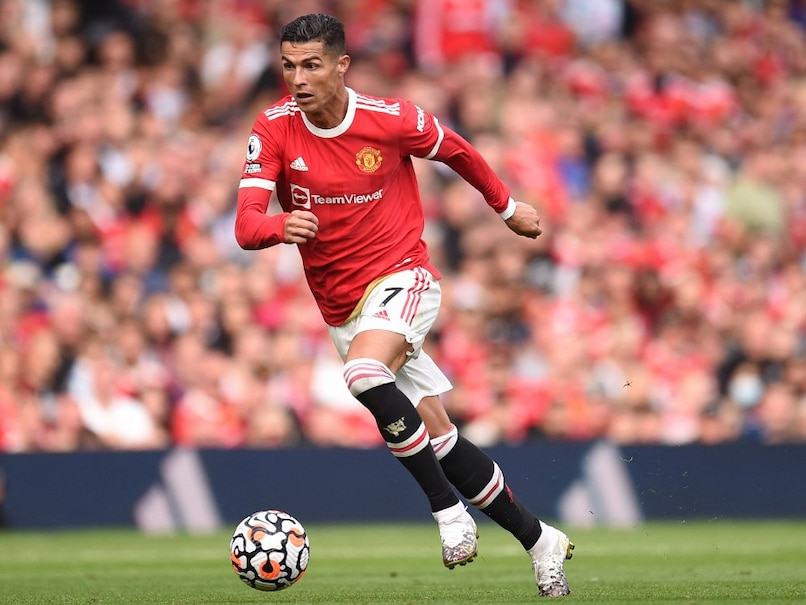
#> input picture ronaldo.jpg, 806 x 605 px
$ jupyter execute '5 Image Rotation.ipynb'
#> lines starting #> are read from the running program, lines starting #| are printed output that depends on the picture
# **Table of contents:**

- Image Translation
- Image Scaling
- Image Shearing
 - Shearing in the x-axis Direction
 - Shearing in the y-axis Direction
- Image Reflection
- **Image Rotation**
- Image Cropping

---

## **Rotation**

Rotation is a mathematical term that describes the motion of a certain space while preserving at least one point. Matching, alignment, and other image-based algorithms use picture rotation as a typical image processing routine.

The transformation matrix of rotation is shown in the below figure, where theta (θ) is the angle of rotation:

---

### Python Code:

[cell 1]
import numpy as np
import cv2
import matplotlib.pyplot as plt

# read the input image
img = cv2.imread("ronaldo.jpg")
#> img is the input picture: shape (605, 806, 3); mean B, G, R 110.1, 119.8, 164.9
# convert from BGR to RGB so we can plot using matplotlib
img = cv2.cvtColor(img, cv2.COLOR_BGR2RGB)
# disable x & y axis
plt.axis('off')
# show the image
plt.imshow(img)
plt.show()
# get the image shape
rows, cols, dim = img.shape
#> rows = 605; cols = 806; dim = 3

#angle from degree to radian
angle = np.radians(20)

#transformation matrix for Rotation
M = np.float32([[np.cos(angle), -(np.sin(angle)), 0],
            	[np.sin(angle), np.cos(angle), 0],
            	[0, 0, 1]])

# apply a perspective transformation to the image
rotated_img = cv2.warpPerspective(img, M, (int(cols),int(rows)))
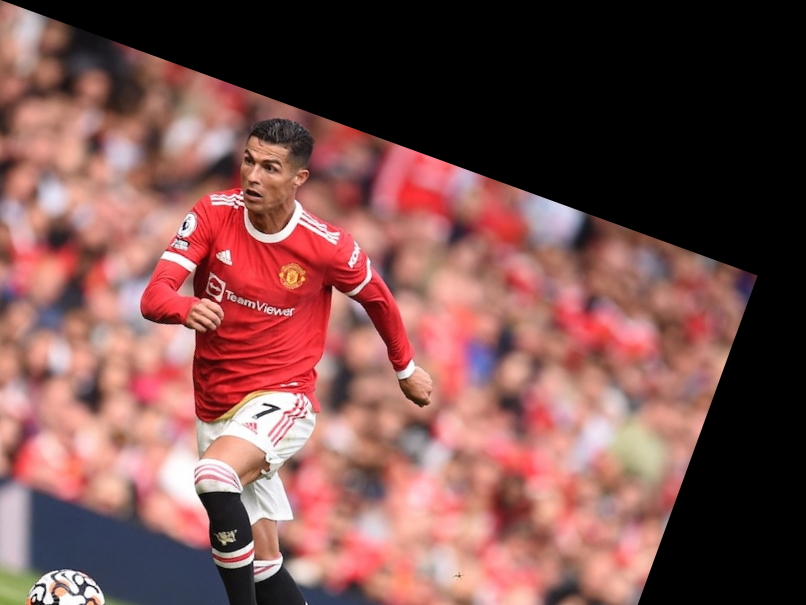
#> rotated_img: shape (605, 806, 3); mean R, G, B 123, 80.2, 77.5
# disable x & y axis
plt.axis('off')
# show the resulting image
plt.imshow(rotated_img)
plt.show()
# save the resulting image to disk
plt.imsave("ronaldo_rotated.jpg", rotated_img)
